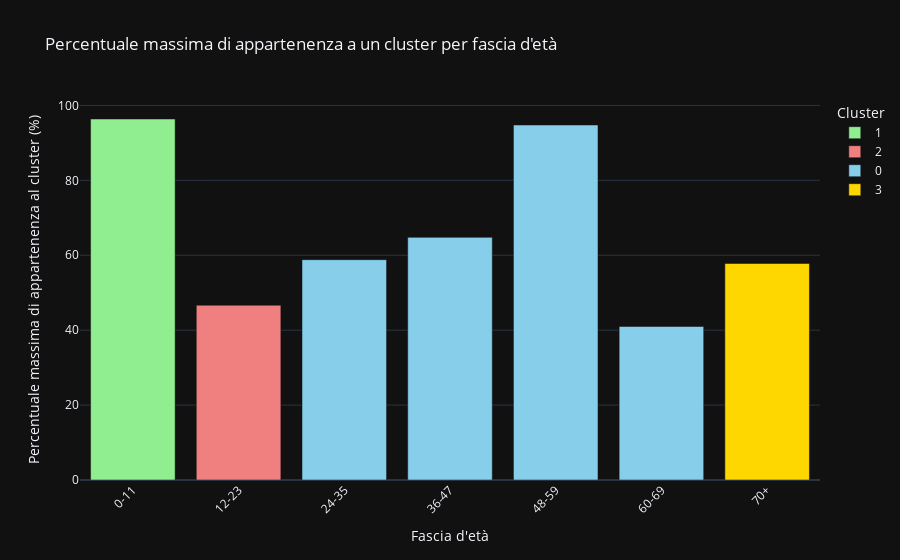

Notebook cell for this chart:
### Code cell
# Create a DataFrame for the bar chart
pie_data = pd.DataFrame({
    'fascia_eta': df_max_cluster.index,
    'percentage': df_max_percentage,
    'cluster': df_max_cluster.values
})

# Define a color map for clusters
cluster_colors = {
    0: 'skyblue',
    1: 'lightgreen',
    2: 'lightcoral',
    3: 'gold',
    # Add more colors if there are more clusters
}

# Create a bar chart using Plotly
fig = px.bar(
    pie_data,
    x='fascia_eta',
    y='percentage',
    color='cluster',
    color_discrete_map=cluster_colors,
    title='Percentuale massima di appartenenza a un cluster per fascia d\'età',
    labels={'fascia_eta': 'Fascia d\'età', 'percentage': 'Percentuale massima di appartenenza al cluster (%)'}
)

# Customize the chart
fig.update_layout(
    xaxis_title='Fascia d\'età',
    yaxis_title='Percentuale massima di appartenenza al cluster (%)',
    legend_title='Cluster',
    xaxis_tickangle=-45
)

# Show the chart
fig.show()

### Figure 1 — Plotly figure (JSON) as saved in the notebook; plotly's stock layout.template omitted (floating-point values rounded to 4 significant figures)
{"data": [{"alignmentgroup": "True", "hovertemplate": "cluster=1<br>Fascia d'età=%{x}<br>Percentuale massima di appartenenza al cluster (%)=%{y}<extra></extra>", "legendgroup": "1", "marker": {"color": "lightgreen", "pattern": {"shape": ""}}, "name": "1", "offsetgroup": "1", "orientation": "v", "showlegend": true, "textposition": "auto", "x": ["0-11"], "xaxis": "x", "y": [96.38], "yaxis": "y", "type": "bar"}, {"alignmentgroup": "True", "hovertemplate": "cluster=2<br>Fascia d'età=%{x}<br>Percentuale massima di appartenenza al cluster (%)=%{y}<extra></extra>", "legendgroup": "2", "marker": {"color": "lightcoral", "pattern": {"shape": ""}}, "name": "2", "offsetgroup": "2", "orientation": "v", "showlegend": true, "textposition": "auto", "x": ["12-23"], "xaxis": "x", "y": [46.67], "yaxis": "y", "type": "bar"}, {"alignmentgroup": "True", "hovertemplate": "cluster=0<br>Fascia d'età=%{x}<br>Percentuale massima di appartenenza al cluster (%)=%{y}<extra></extra>", "legendgroup": "0", "marker": {"color": "skyblue", "pattern": {"shape": ""}}, "name": "0", "offsetgroup": "0", "orientation": "v", "showlegend": true, "textposition": "auto", "x": ["24-35", "36-47", "48-59", "60-69"], "xaxis": "x", "y": [58.82, 64.78, 94.77, 40.99], "yaxis": "y", "type": "bar"}, {"alignmentgroup": "True", "hovertemplate": "cluster=3<br>Fascia d'età=%{x}<br>Percentuale massima di appartenenza al cluster (%)=%{y}<extra></extra>", "legendgroup": "3", "marker": {"color": "gold", "pattern": {"shape": ""}}, "name": "3", "offsetgroup": "3", "orientation": "v", "showlegend": true, "textposition": "auto", "x": ["70+"], "xaxis": "x", "y": [57.81], "yaxis": "y", "type": "bar"}], "layout": {"xaxis": {"anchor": "y", "domain": [0.0, 1.0], "title": {"text": "Fascia d'età"}, "tickangle": -45}, "yaxis": {"anchor": "x", "domain": [0.0, 1.0], "title": {"text": "Percentuale massima di appartenenza al cluster (%)"}}, "legend": {"title": {"text": "Cluster"}, "tracegroupgap": 0}, "title": {"text": "Percentuale massima di appartenenza a un cluster per fascia d'età"}, "barmode": "relative"}}
